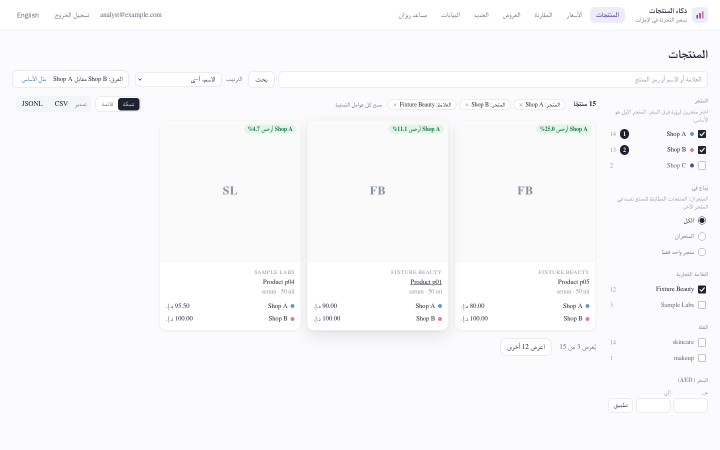
#> input picture ar-1440-grid-pair.png, 1440 x 900 px (shown at 1/2 size)
$ python -i hashing.py   (imports and definitions only)
#> lines starting #> are read from the running program, lines starting #| are printed output that depends on the picture; after the words box and inside, x2 and y2 are one past the last pixel; in counts of white or black regions, pixels touching at a corner belong together
#> further down, picture is the input picture: PIL image 1440x900 RGBA; mean R, G, B, A 249.2, 249.4, 251, 255
"""Image decoding, packshot normalisation and perceptual hashes (pHash, dHash).

Normalisation handles the usual cross-retailer differences in one packshot: transparent vs
white backgrounds (alpha is flattened onto white), extra margin or a different crop (the uniform
border is trimmed) and aspect ratio (the product is padded to a square). What is left is hashed.
"""

import io
from functools import cache

import numpy as np
from numpy.typing import NDArray
from PIL import Image, ImageChops, UnidentifiedImageError

HASH_BITS = 64
#: A pixel within this many grey levels of the corner colour counts as background when trimming.
BORDER_TOLERANCE = 24
#: Below this standard deviation (grey levels, at 32x32) a picture is blank.
BLANK_STD = 2.0
#: Decoding refuses anything larger (decompression-bomb guard).
MAX_PIXELS = 40_000_000
_WHITE = (255, 255, 255)


class UnreadableImageError(ValueError):
    """The bytes are not an image Pillow can decode."""


# [15 lines left out: function decode, not called in this run]


def normalise(image: Image.Image) -> Image.Image | None:
    """Trim the uniform border and pad to a white square; None for a picture with no content."""
    grey = image.convert("L")
    corner = grey.getpixel((0, 0))
#> corner = 255
    background = Image.new("L", grey.size, corner if isinstance(corner, int) else 255)
#> background: PIL image 1440x900 L; every value is 255
    diff = ImageChops.difference(grey, background).point(
        lambda v: 255 if v > BORDER_TOLERANCE else 0
    )
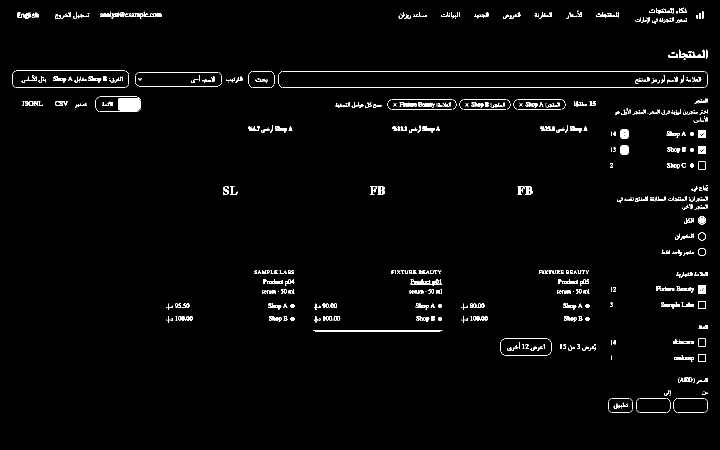
#> diff: PIL image 1440x900 L (shown at 1/2 size); 2% white in thin lines or dots, all inside (x1, y1, x2, y2) = (24, 15, 1416, 826)
    box = diff.getbbox()
#> box = (24, 15, 1416, 826)
    if box is None:
        return None
    cropped = image.crop(box)
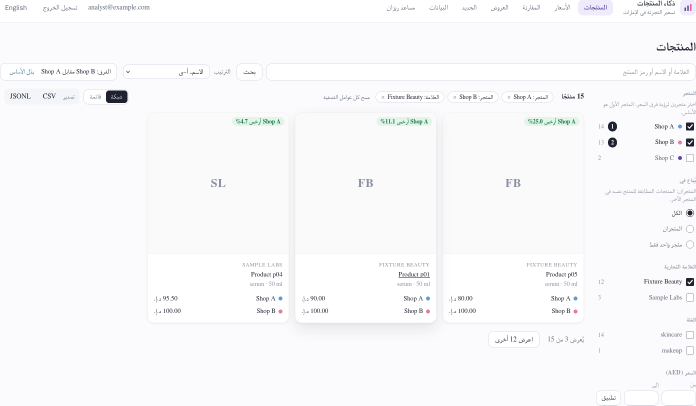
#> cropped: PIL image 1392x811 RGBA (shown at 1/2 size); mean R, G, B, A 248.9, 249.1, 250.6, 255
    side = max(cropped.size)
#> side = 1392
    square = Image.new("RGB", (side, side), _WHITE)
#> square: PIL image 1392x1392 RGB; every value is 255
    square.paste(cropped, ((side - cropped.width) // 2, (side - cropped.height) // 2))
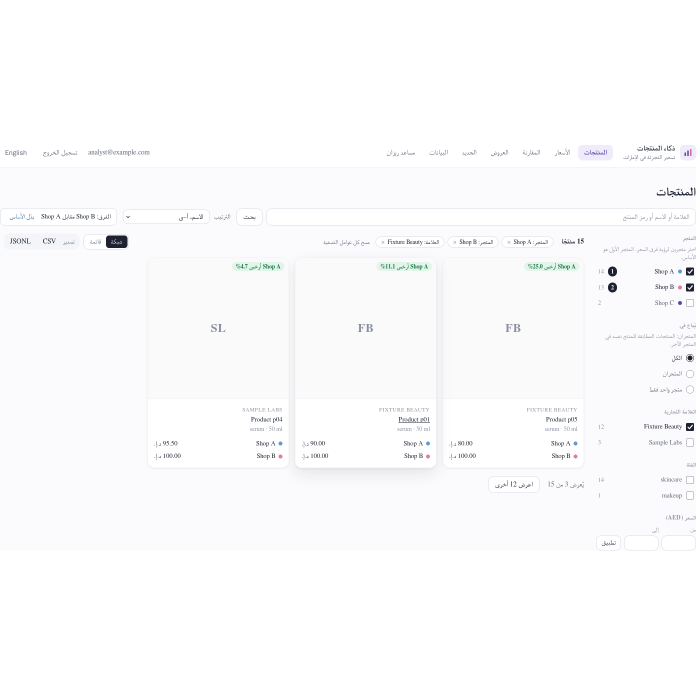
#> square: PIL image 1392x1392 RGB (shown at 1/2 size); mean R, G, B 251.4, 251.5, 252.5
    return square


# [42 lines left out: functions is_blank, _dct_matrix, _bits_to_int, phash, dhash, not called in this run]


def hamming(a: int, b: int) -> int:
    """Differing bits between two 64-bit hashes."""
    return (a ^ b).bit_count()


def to_hex(value: int) -> str:
    """A hash as 16 lower-case hex digits."""
    return f"{value:016x}"


# [6 lines left out: function from_hex, not called in this run]

>>> from PIL import Image
>>> picture = Image.open('../../../../ar-1440-grid-pair.png')
>>> result = normalise(picture)

$ run again, on ar-390-grid-pair.png
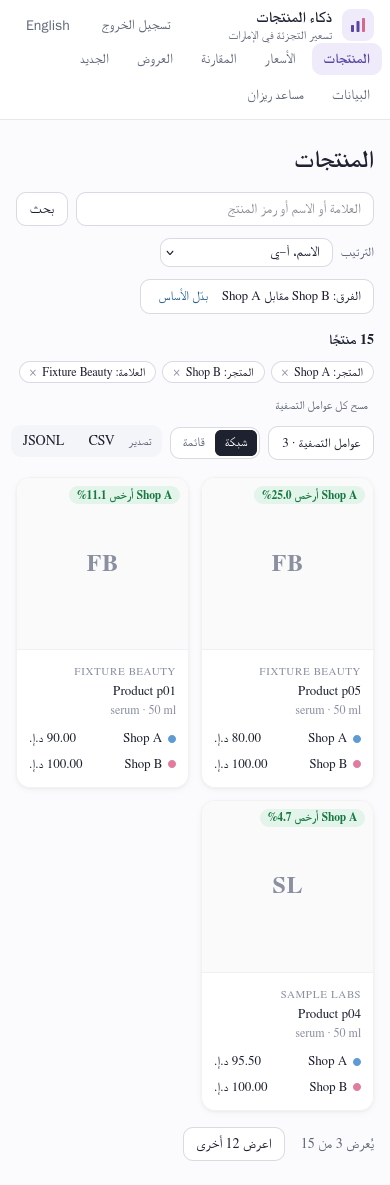
#> input picture ar-390-grid-pair.png, 390 x 1185 px
#> picture is the input picture: PIL image 390x1185 RGBA; mean R, G, B, A 247.6, 248.1, 249.5, 255
#> corner = 255
#> background: PIL image 390x1185 L; every value is 255
#> in normalise, `diff = ImageChops.difference(grey, background).point( lambda v: 255 if..`:
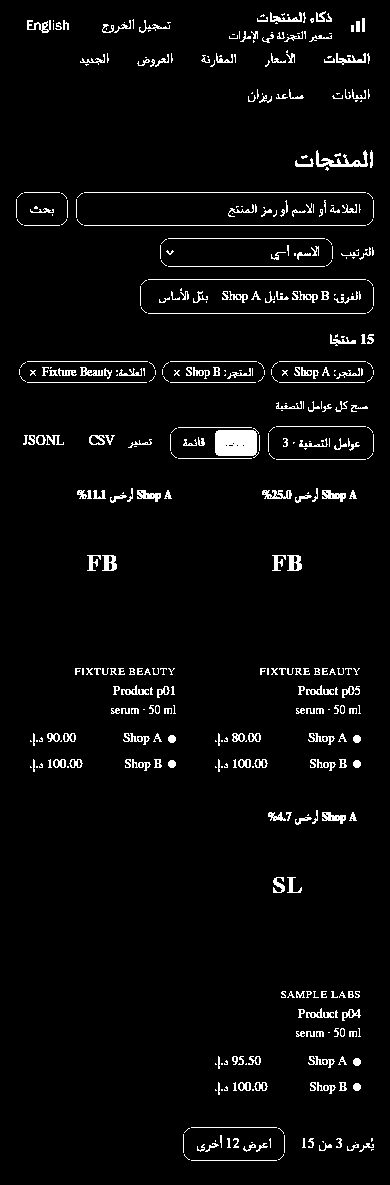
#> diff: PIL image 390x1185 L; 3.7% white in thin lines or dots, all inside (x1, y1, x2, y2) = (16, 11, 374, 1161)
#> box = (16, 11, 374, 1161)
#> in normalise, `square.paste(cropped, ((side - cropped.width) // 2, (side - cropped.he..`:
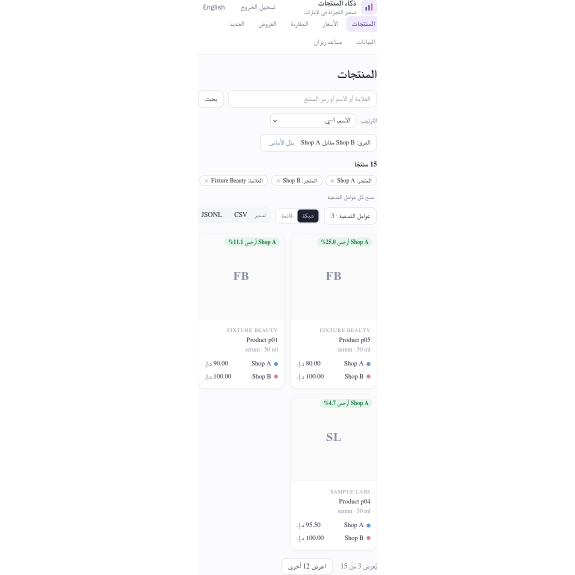
#> square: PIL image 1150x1150 RGB (shown at 1/2 size); mean R, G, B 252.6, 252.7, 253.1

$ run again, on ar-1440-grid.png
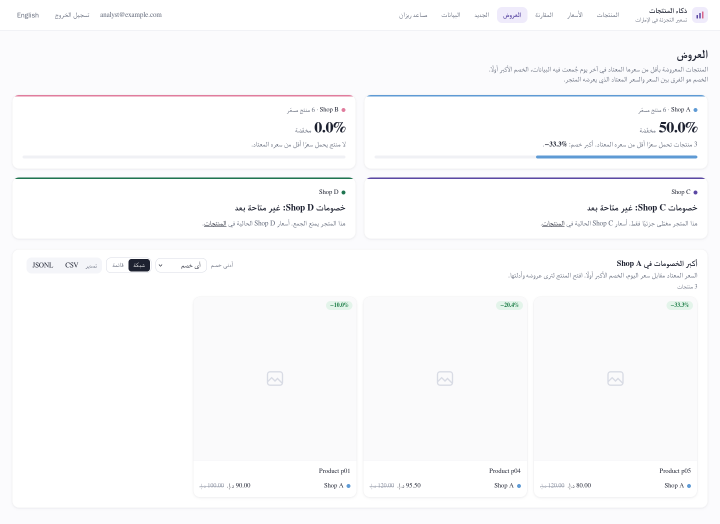
#> input picture ar-1440-grid.png, 1440 x 1048 px (shown at 1/2 size)
#> picture is the input picture: PIL image 1440x1048 RGBA; mean R, G, B, A 249.9, 250.1, 251.2, 255
#> corner = 255
#> background: PIL image 1440x1048 L; every value is 255
#> in normalise, `diff = ImageChops.difference(grey, background).point( lambda v: 255 if..`:
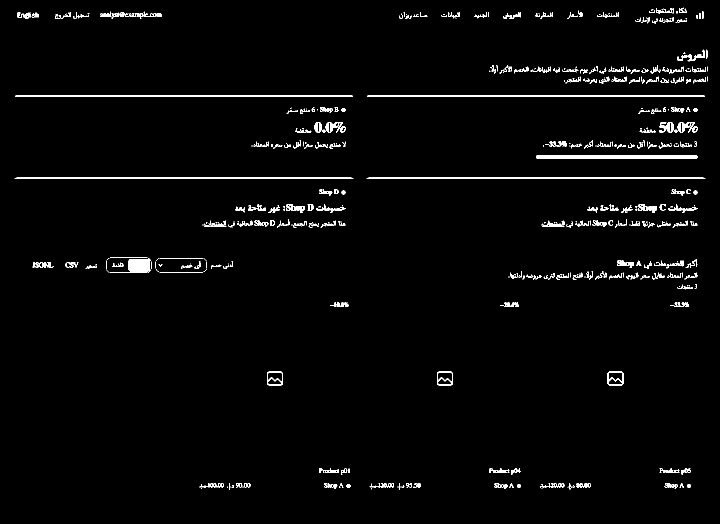
#> diff: PIL image 1440x1048 L (shown at 1/2 size); 2.1% white; 541 white regions (271 under 20 px), largest, box (x1, y1, x2, y2) and area: (29, 355, 707, 358) 2022, (733, 355, 1411, 358) 2022, (30, 190, 706, 193) 2020
#> box = (29, 15, 1416, 979)
#> in normalise, `square.paste(cropped, ((side - cropped.width) // 2, (side - cropped.he..`:
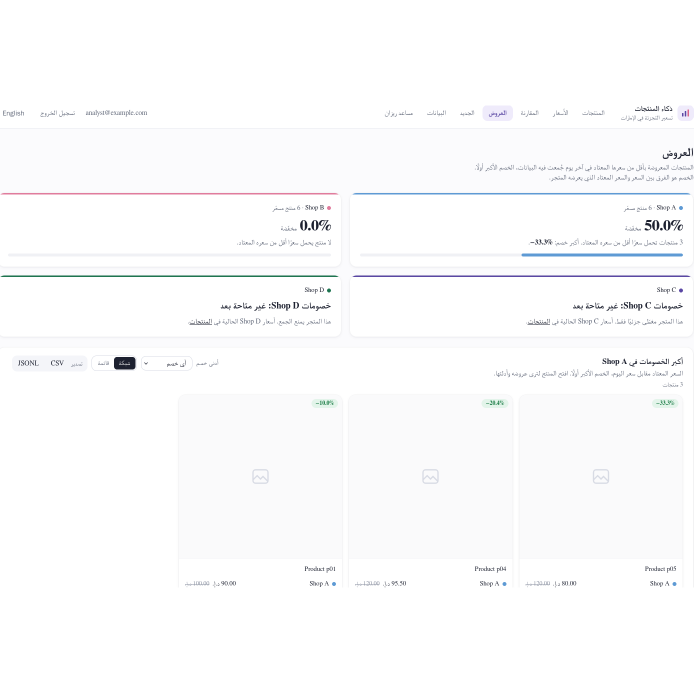
#> square: PIL image 1387x1387 RGB (shown at 1/2 size); mean R, G, B 251.3, 251.4, 252.2

$ run again, on ar-1440-list-pair.png
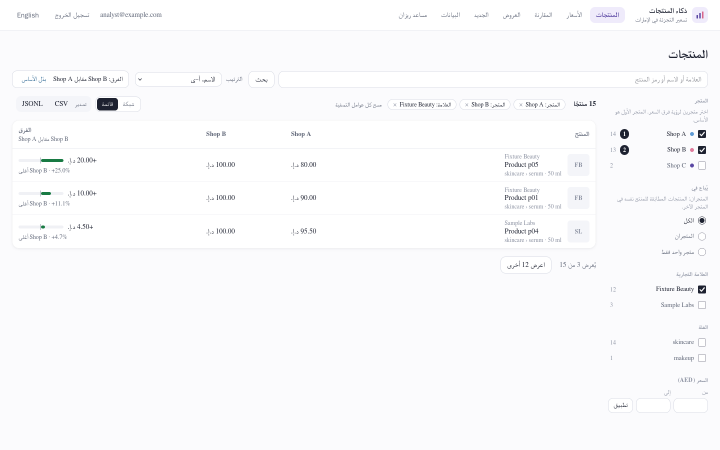
#> input picture ar-1440-list-pair.png, 1440 x 900 px (shown at 1/2 size)
#> picture is the input picture: PIL image 1440x900 RGBA; mean R, G, B, A 250.1, 250.2, 251.7, 255
#> corner = 255
#> background: PIL image 1440x900 L; every value is 255
#> in normalise, `diff = ImageChops.difference(grey, background).point( lambda v: 255 if..`:
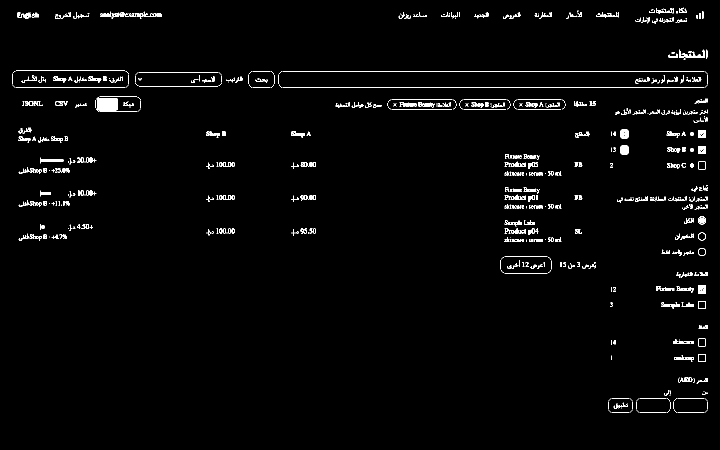
#> diff: PIL image 1440x900 L (shown at 1/2 size); 2% white in thin lines or dots, all inside (x1, y1, x2, y2) = (24, 15, 1416, 826)
#> box = (24, 15, 1416, 826)
#> in normalise, `square.paste(cropped, ((side - cropped.width) // 2, (side - cropped.he..`:
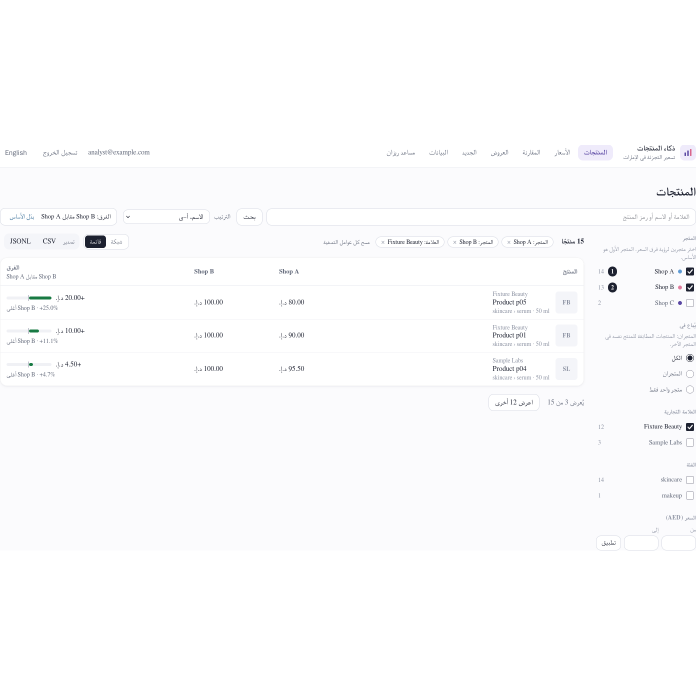
#> square: PIL image 1392x1392 RGB (shown at 1/2 size); mean R, G, B 252, 252.1, 253
